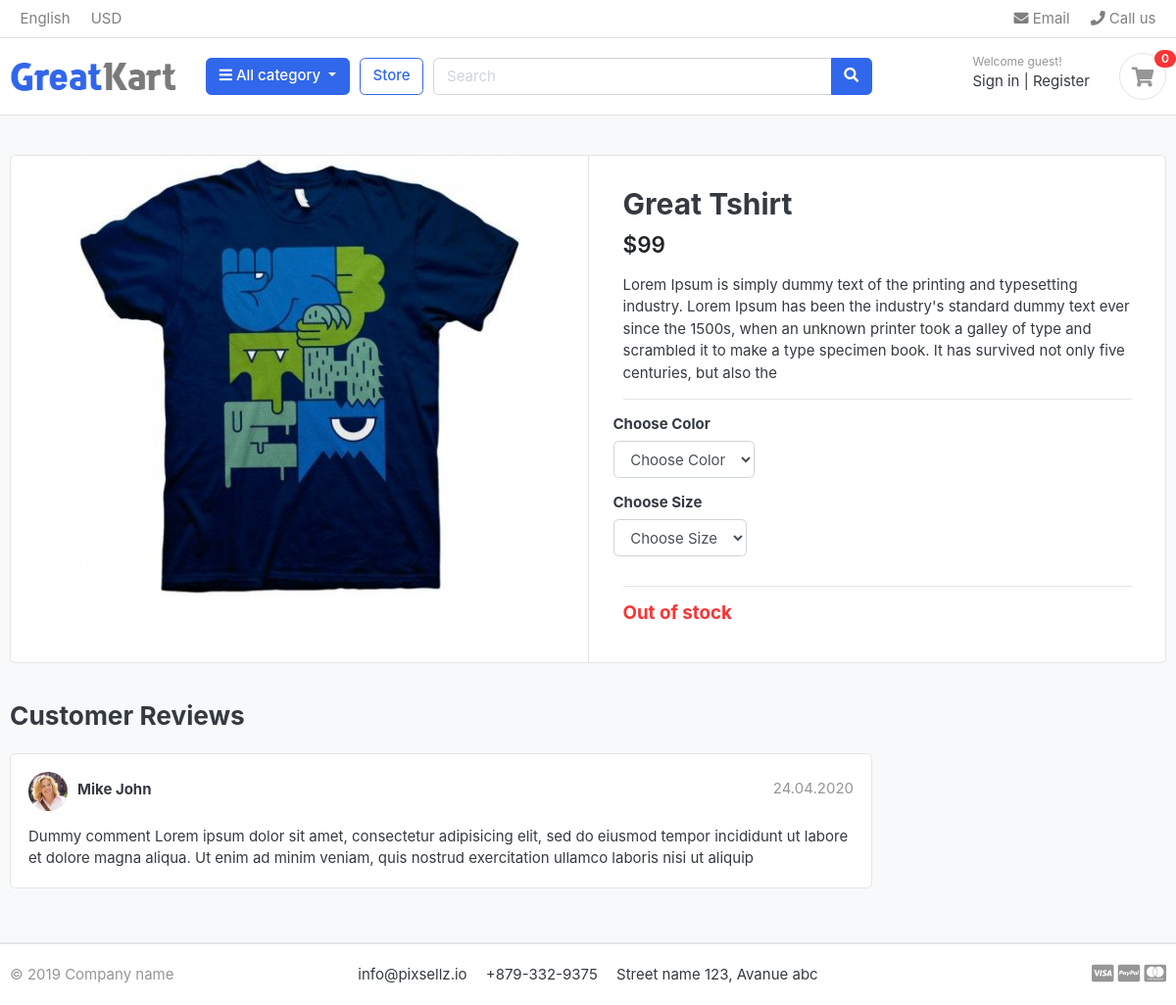
The page /store/category/t-shirt/great-tshirt on the database its author committed.
### store/models.py (models this page shows, shortened)
class Product(models.Model):
    product_name = models.CharField(max_length=50,unique=True)
    slug = models.SlugField(unique=True)
    product_description = models.TextField(max_length=300,blank=True)
    price = models.IntegerField()
    image = models.ImageField(upload_to='Images/products')
    stock = models.IntegerField()
    is_available = models.BooleanField(default=True)
    category = models.ForeignKey(Category,on_delete=models.CASCADE,related_name='product')
    created_date = models.DateTimeField(auto_now_add=True)
    modified_date = models.DateTimeField(auto_now_add=True)

### store/views.py (the view)
# urls.py: path('category/<slug:slug1>/<slug:slug2>',views.product_details,name='product_details'),
def product_details(request,slug1,slug2):
    data = Product.objects.get(category__slug=slug1,slug=slug2)
    try:
        in_cart = CartItem.objects.filter(product=data,cart__cart_id=_cart_id(request)).exists()
    except:
        in_cart = False
    return render(request,"store/product_detail.html",{"product":data,'in_cart':in_cart})

### carts/context_processors.py (called while the page is built)
def counter(request):
    count = 0
    if 'admin' in request.path:
        return {}
    else:
        try:
            cart = Cart.objects.get(cart_id=_cart_id(request))
            cart_items = CartItem.objects.all()
            cart_items = cart_items.filter(cart=cart)
            for cart_item in cart_items:
                count += cart_item.quantity
        except:
            count = 0
        return {"count":count}

### carts/views.py (called while the page is built)
def _cart_id(request):
    cart_id = request.session.session_key
    if not cart_id:
        cart_id = request.session.create()
    return cart_id

### category/context_processors.py (called while the page is built)
def nav_links(request):
    categories = Category.objects.all()
    return {"categories":categories}

### store/models.py (called while the page is built)
    def colors(self):
        return super(VariationManager,self).filter(variation_cat='color',is_active=True)

    def sizes(self):
        return super(VariationManager,self).filter(variation_cat='size',is_active=True)

### templates/store/product_detail.html (shortened to what this page needs)
{% extends 'base.html' %}
{% load static %}
{% block content %}
<section class="section-content padding-y bg">
    <div class="container">
    <div class="card">
        <div class="row no-gutters">
            <aside class="col-md-6">
    <article class="gallery-wrap">
        <div class="img-big-wrap">
           <a href="#"><img src="{{product.image.url}}"></a>
        </div>
    </article>
            </aside>
            <main class="col-md-6 border-left">
    <form action="{% url 'add_cart' product.id %}" method="POST">
    <article class="content-body">
    <h2 class="title">{{product.product_name}}</h2>
    <div class="mb-3">
         <var class="price h4">${{product.price}}</var>
    </div>
    <p>{{product.product_description}}</p>
    <hr>
        <div class="row">
            <div class="item-option-select">
                <h6>Choose Color</h6>
               <select name="color"  class="form-control" required>
                <option value="" disabled selected>Choose Color</option>
               </select>
            </div>
        </div>
        <div class="row">
            <div class="item-option-select">
                <h6>Choose Size</h6>
               <select name="size"  class="form-control" required>
                <option value="" disabled selected>Choose Size</option>
               </select>
            </div>
        </div>
        <hr>
        {% if product.stock <= 0 %}
                <h5 class='text-danger'>Out of stock</h5>
        {% else %}
        <button type='submit' class="btn  btn-primary"> <span class="text">Add to cart</span> <i class="fas fa-shopping-cart"></i>  </button>
        {% endif %}
    </article>
</form>
            </main>
        </div>
    </div>
    <br>
    <div class="row">
                <div class="col-md-9">
        <header class="section-heading">
            <h3>Customer Reviews </h3>
        </header>
        <article class="box mb-3">
            <div class="icontext w-100">
                <img src="./images/avatars/avatar1.jpg" class="img-xs icon rounded-circle">
                <div class="text">
                    <span class="date text-muted float-md-right">24.04.2020 </span>
                    <h6 class="mb-1">Mike John </h6>
                </div>
            </div>
            <div class="mt-3">
                <p>
                    Dummy comment Lorem ipsum dolor sit amet, consectetur adipisicing elit, sed do eiusmod
                    tempor incididunt ut labore et dolore magna aliqua. Ut enim ad minim veniam,
                    quis nostrud exercitation ullamco laboris nisi ut aliquip
                </p>
            </div>
        </article>
        </div>
    </div>
    </div>
    </section>
{% endblock %}

### greatkart/static/css/ui.css (style rules this page uses)
html { font-family: "Inter", sans-serif; font-size: 15px; }
.content-body { flex: 1 1 auto; padding: 2rem 2.3rem; }
.img-xs, .img-sm, .img-md, .img-lg { -o-object-fit: cover; object-fit: cover; flex-shrink: 0; flex-grow: 0; }
.img-xs { width: 40px; height: 40px; }
.padding-y { padding-top: 40px; padding-bottom: 40px; }
var { font-style: normal; }
article:after, .form-group:after { display: block; clear: both; content: ""; }
.bg { background-color: #f8f9fa; }
.section-heading { margin-bottom: 20px; margin-top: 15px; }
p:last-child { margin-bottom: 0; }
.icontext { display: inline-flex; align-items: center; vertical-align: middle; }
.icontext .text { width: 100%; line-height: 1.2; }
.icontext .icon { position: relative; margin-right: 10px; flex-shrink: 0; flex-grow: 0; }
.price { font-weight: 600; color: #212529; }
.box { padding: 18px; background: #fff; border-radius: 0.37rem; border: 1px solid #e4e4e4; }
.box img { max-width: 100%; }
.gallery-wrap .img-big-wrap { margin-bottom: 10px; border-radius: 0.37rem; overflow: hidden; background-color: #fff; }
.gallery-wrap .img-big-wrap a { text-align: center; display: block; }
.gallery-wrap .img-big-wrap img { height: 450px; width: auto; display: inline-block; }
.item-option-select { margin-bottom: 1rem; display: inline-block; margin-right: 15px; }

### rows shown on the page
Product: image (picture), product_name "Great Tshirt", price "99", product_description "Lorem Ipsum is simply dummy text of the printing and typesetting industry. Lorem Ipsum has been the industry's standard dummy text ever since the 1500s, when an unknown printer took a galley of type and scrambled it to make a type specimen book. It has survived not only five centuries, but also the"

### other values the page prints
{{ count }} "0"
